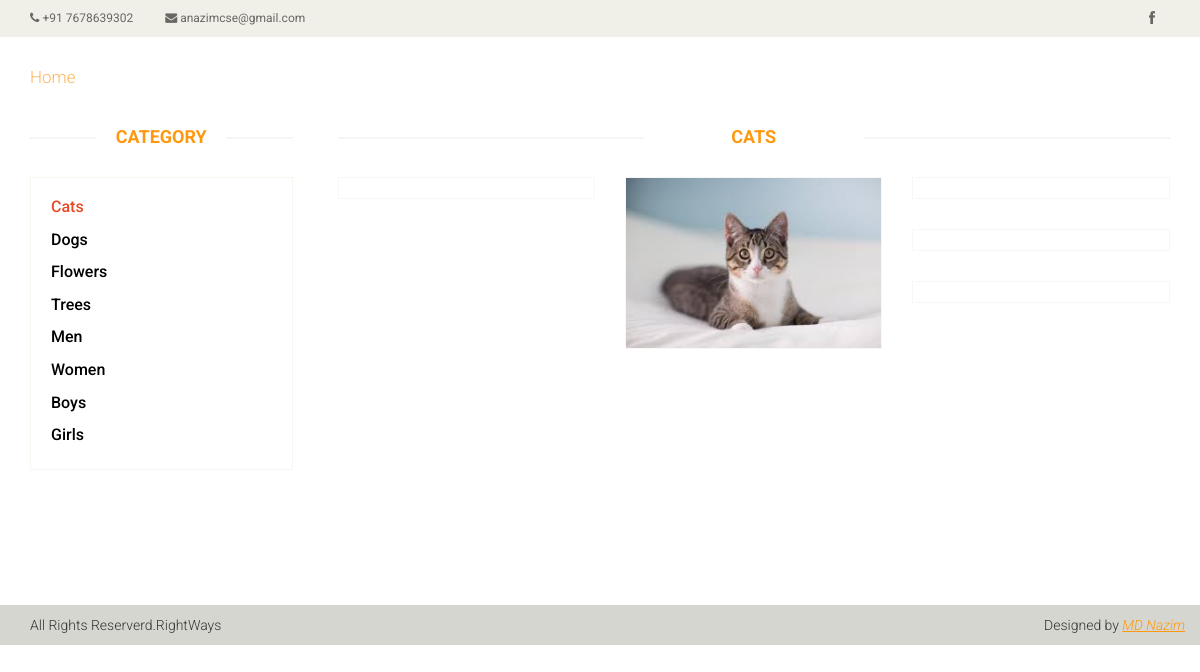
The page /Home/view_gallery/1 on the database its author committed.
### tables this page shows
CREATE TABLE `categories` (
  `id` int(11) NOT NULL,
  `category_name` varchar(50) NOT NULL,
  `category_detail` text,
  `category_image` text,
  `category_code` varchar(50) NOT NULL,
  `added_by` int(11) NOT NULL,
  `status` tinyint(2) NOT NULL DEFAULT '0'
);

CREATE TABLE `articles` (
  `id` int(11) NOT NULL,
  `category_id` int(11) NOT NULL,
  `article_title` varchar(50) NOT NULL,
  `article_image` text,
  `article_details` text,
  `added_by` int(11) DEFAULT NULL,
  `status` int(11) NOT NULL DEFAULT '0'
);

### application/controllers/Home.php (called while the page is built, shortened)
<?php
class Home extends CI_Controller {
	public function __construct()
	{
		$this->load->helper("url");
		$this->load->helper("form");
		$this->load->library("form_validation");
		$this->load->library("session");
		$this->load->model("Common");
		$this->load->model("Article_model");
    }
	public function view_gallery($id)
	{
		   $select ='*'; $from='categories'; $where = array('status'=>1);
		   $data['categories'] = $this->Common->SelectResult($select,$from,$where);
		   $select ='*'; $from='articles'; $where = array('status'=>1,'category_id'=>$id);
		   $data['articles'] = $this->Common->SelectResult($select,$from,$where);
			$select ='id,category_name'; $from='categories'; $where = array('status'=>1,'id'=>$id);
			$data['cat_row'] = $this->Common->SelectRow($select,$from,$where);
		    $this->load->view('web/helpers/header_view');
		    $this->load->view('web/gallery_view',$data);
		    $this->load->view('web/helpers/footer_view');
	}
}

### index.php (called while the page is built, shortened)
<?php
require_once BASEPATH.'core/CodeIgniter.php';

### application/models/Common.php (called while the page is built, shortened)
<?php
class Common extends CI_Model {
	    public function SelectResult($select,$from,$where)
		{
			$this->db->select($select);
			$this->db->from($from);
			$this->db->where($where);
			$result= $this->db->get()->result();
			return $result;
		}
		 public function SelectRow($select,$from,$where)
		{
			$this->db->select($select);
			$this->db->from($from);
			$this->db->where($where);
			$result= $this->db->get()->row();
			return $result;
		}
}
?>

### application/views/web/gallery_view.php (the view)
<section>
	<div class="container">
		<div class="row">
			<div class="col-sm-3">
				<div class="left-sidebar">
					<h2>Category</h2>
					<div class="panel-group category-products" id="myDIV">
					<?php $color='';foreach($categories as $row) {
							if($this->uri->segment(3)==$row->id) {
							$color="#e94925";
							}
							else {
							$color="black";
							}
						?>
						<div class="panel panel-default">
							<div class="panel-heading" >
								<a href="<?php echo base_url();?>Home/view_gallery/<?php echo $row->id;?>"><h4 style="color:<?php echo $color;?>" class="panel-title anchor color_default " ><?php echo $row->category_name;?></h4></a>
							</div>
						</div>
					<?php } ?>
					</div>
				</div>
			</div>
			<div class="col-sm-9 padding-right append_div">
				<h2 class="title text-center" id="cat_name"><?php echo $cat_row->category_name;?></h2>
				<div class="features_items article_list">
					<?php foreach($articles as $value) {
						?>
					 <div class="col-sm-4">
						<div class="product-image-wrapper">
							<div class="single-products">
									<div class="productinfo text-center">
										<a href="<?php echo base_url();?>Home/article_details/<?php echo $value->category_id;?>/<?php echo $value->id;?>" ><img src="<?php echo base_url();?>images/articles/<?php echo $value->article_image;?>" alt="" /></a>
									</div>
							</div>
						</div>
					</div>
					<?php } ?>
				</div>
			</div>
		</div>
	</div>
</section>
<br/><br/><br/><br/><br/>

### application/views/web/helpers/header_view.php (shortened to what this page needs)
<!DOCTYPE html>
<html lang="en">
<head>
    <link href="<?php echo base_url();?>assets/gallery/css/bootstrap.min.css" rel="stylesheet">
    <link href="<?php echo base_url();?>assets/gallery/css/font-awesome.min.css" rel="stylesheet">
    <link href="<?php echo base_url();?>assets/gallery/css/prettyPhoto.css" rel="stylesheet">
    <link href="<?php echo base_url();?>assets/gallery/css/price-range.css" rel="stylesheet">
    <link href="<?php echo base_url();?>assets/gallery/css/animate.css" rel="stylesheet">
	<link href="<?php echo base_url();?>assets/gallery/css/main.css" rel="stylesheet">
	<link href="<?php echo base_url();?>assets/gallery/css/responsive.css" rel="stylesheet">
</head>
<body>
	<header id="header">
		<div class="header_top">
			<div class="container">
				<div class="row">
					<div class="col-sm-6">
						<div class="contactinfo">
							<ul class="nav nav-pills">
								<li><a href="#"><i class="fa fa-phone"></i> +91 7678639302</a></li>
								<li><a href="#"><i class="fa fa-envelope"></i> anazimcse@gmail.com</a></li>
							</ul>
						</div>
					</div>
					<div class="col-sm-6">
						<div class="social-icons pull-right">
							<ul class="nav navbar-nav">
								<li><a href="#"><i class="fa fa-facebook"></i></a></li>
							</ul>
						</div>
					</div>
				</div>
			</div>
		</div>
		<div class="header-bottom">
			<div class="container">
				<div class="row">
					<div class="col-sm-9">
						<div class="mainmenu pull-left">
							<ul class="nav navbar-nav collapse navbar-collapse">
								<li><a href="index.html" class="active">Home</a></li>
							</ul>
						</div>
					</div>
				</div>
			</div>
		</div>
	</header>

### application/views/web/helpers/footer_view.php (shortened to what this page needs)
<footer id="footer">
		<div class="footer-bottom">
			<div class="container">
				<div class="row">
					<p class="pull-left">All Rights Reserverd.RightWays</p>
					<p class="pull-right">Designed by <span><a target="_blank" href="">MD Nazim</a></span></p>
				</div>
			</div>
		</div>
	</footer>
</body>
</html>

### assets/gallery/css/main.css (style rules this page uses)
body { font-family: 'Roboto', sans-serif; background:; position: relative; font-weight:400px; }
ul li { list-style: none; }
a { -webkit-transition: 300ms; -moz-transition: 300ms; -o-transition: 300ms; transition: 300ms; }
h1, h2, h3, h4, h5, h6 { font-family: 'Roboto', sans-serif; }
.header_top { background: none repeat scroll 0 0 #F0F0E9; }
.contactinfo ul li:first-child { margin-left: -15px; }
.contactinfo ul li a { font-size: 12px; color: #696763; font-family: 'Roboto', sans-serif; }
.social-icons ul li a { border: 0 none; border-radius: 0; color: #696763; padding:0px; }
.social-icons ul li { display:inline-block; }
.social-icons ul li a i { padding: 11px 15px; transition: all 0.9s ease 0s; -moz-transition: all 0.9s ease 0s; -webkit-transition: all 0.9s ease 0s; -o-transition: all 0.9s ease 0s; }
.header-bottom { padding-bottom: 30px; padding-top: 30px; }
.navbar-collapse.collapse { padding-left: 0; }
.mainmenu ul li { padding-right: 15px; padding-left: 15px; }
.mainmenu ul li:first-child { padding-left: 0px; }
.mainmenu ul li a { color: #696763; font-family: 'Roboto', sans-serif; font-size: 17px; font-weight: 300; padding: 0; padding-bottom: 10px; }
.mainmenu ul li a:hover, .mainmenu ul li a.active, .shop-menu ul li a.active { background:none; color:#fdb45e; }
#footer { background: #F0F0E9; }
.footer-bottom { background: #D6D6D0; padding-top: 10px; }
.footer-bottom p { color: #363432; font-family: 'Roboto', sans-serif; font-weight: 300; margin-left: 15px; }
.footer-bottom p span a { color: #FE980F; font-style: italic; text-decoration: underline; }
.category-products { border: 1px solid #F7F7F0; margin-bottom: 35px; padding-bottom: 20px; padding-top: 15px; }
.left-sidebar h2, .brands_products h2 { color: #FE980F; font-family: 'Roboto', sans-serif; font-size: 18px; font-weight: 700; margin: 0 auto 30px; text-align: center; text-transform: uppercase; position: relative; z-index:3; }
.left-sidebar h2:after, h2.title:after { content: " "; position: absolute; border: 1px solid #f5f5f5; bottom:8px; left: 0; width: 100%; height: 0; z-index: -2; }
.left-sidebar h2:before { content: " "; position: absolute; background: #fff; bottom: -6px; width: 130px; height: 30px; z-index: -1; left: 50%; margin-left: -65px; }
h2.title:before { content: " "; position: absolute; background: #fff; bottom: -6px; width: 220px; height: 30px; z-index: -1; left: 50%; margin-left: -110px; }
.category-products .panel { background-color: #FFFFFF; border: 0px; border-radius: 0px; box-shadow:none; margin-bottom: 0px; }
.category-products .panel-default .panel-heading { background-color: #FFFFFF; border: 0 none; color: #FFFFFF; padding: 5px 20px; }
.padding-right { padding-right: 0; }
.features_items { overflow:hidden; }
h2.title { color: #FE980F; font-family: 'Roboto', sans-serif; font-size: 18px; font-weight: 700; margin: 0 15px; text-transform: uppercase; margin-bottom: 30px; position: relative; }
.product-image-wrapper { border:1px solid #F7F7F5; overflow: hidden; margin-bottom:30px; }
.single-products { position: relative; }
.productinfo img { width: 100%; }
.productinfo { position:relative; }

### application/views/web/helpers/header_view.php (style rules this page uses)
.color_default { color:black; }

### rows shown on the page
categories: category_name "Cats", category_name "CATS"
categories: category_name "Dogs"
categories: category_name "Flowers"
categories: category_name "Trees"
categories: category_name "Men"
categories: category_name "Women"
categories: category_name "Boys"
categories: category_name "Girls"
articles: article_image (picture)
